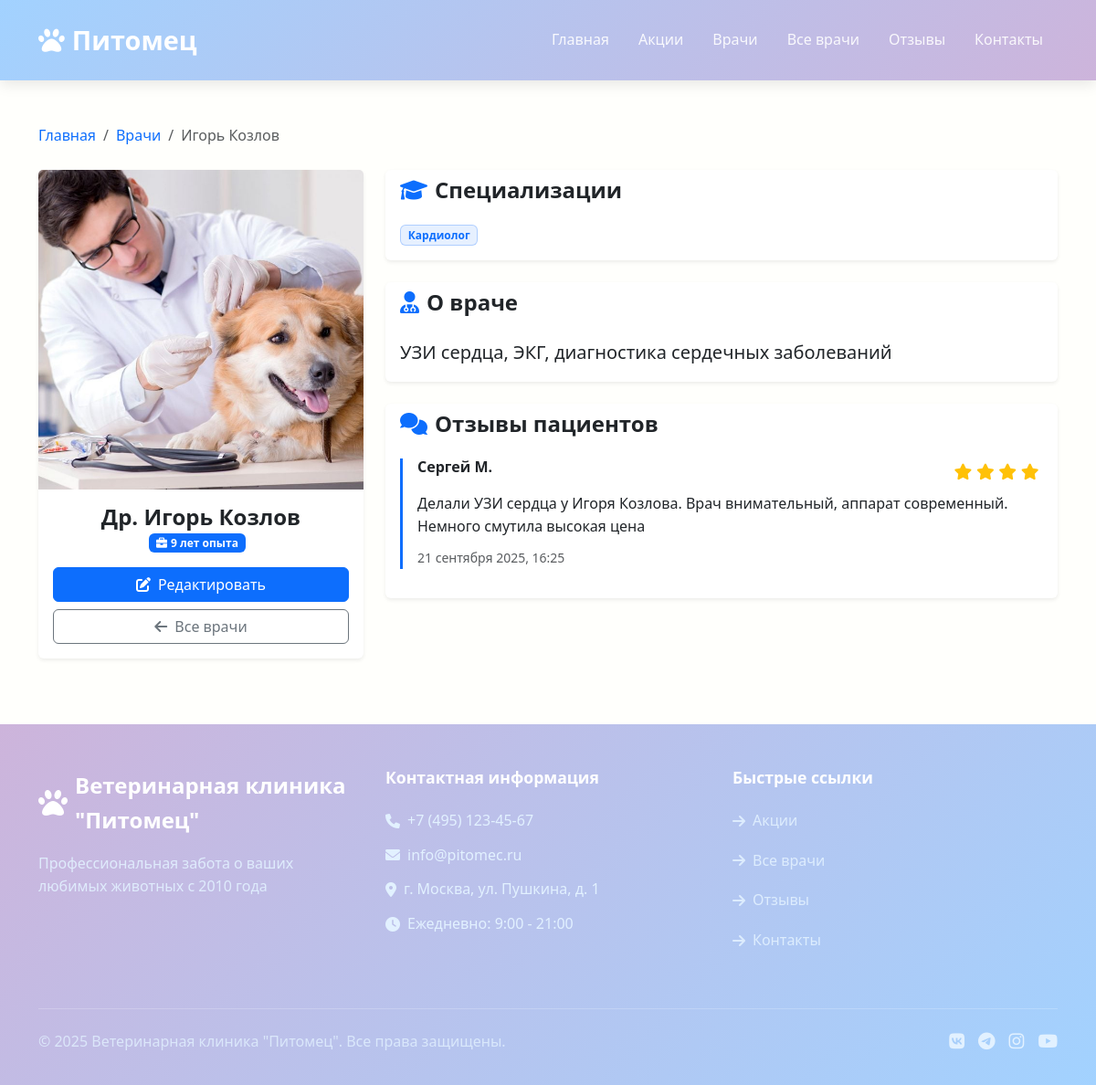
/doctor/6/, run on the app's committed database.
### clinic/models.py (models this page shows, shortened)
class Doctor(models.Model):
    first_name = models.CharField(max_length=100, verbose_name="Имя")
    last_name = models.CharField(max_length=100, verbose_name="Фамилия")
    specializations = models.ManyToManyField(Specialization, verbose_name="Специализации")
    experience = models.PositiveIntegerField(verbose_name="Опыт работы (лет)")
    description = models.TextField(verbose_name="Информация о враче", blank=True)
    photo = models.ImageField(upload_to='doctors/', verbose_name="Фотография", blank=True)
    is_featured = models.BooleanField(default=False, verbose_name="Показывать на главной")
    class Meta:
        verbose_name = "Врач"
        verbose_name_plural = "Врачи"

class Specialization(models.Model):
    name = models.CharField(max_length=100, verbose_name="Название специализации")
    class Meta:
        verbose_name = "Специализация"
        verbose_name_plural = "Специализации"

class Review(models.Model):
    author_name = models.CharField(max_length=100, verbose_name="Имя автора")
    text = models.TextField(verbose_name="Текст отзыва")
    rating = models.PositiveIntegerField(verbose_name="Оценка", choices=((1,1), (2,2), (3,3), (4,4), (5,5))) # Оценка от 1 до 5
    is_approved = models.BooleanField(default=False, verbose_name="Одобрен")
    created_at = models.DateTimeField(auto_now_add=True, verbose_name="Дата создания")
    doctor = models.ForeignKey(
        Doctor,
        on_delete=models.SET_NULL,  # Если врача удалят, отзыв останется, но связь обнулится
        null=True,                  # Разрешаем NULL значения
        blank=True,                 # Поле может быть пустым в формах
        verbose_name="Врач",
        related_name='reviews'      # Важно! Теперь у врача будет врач.reviews.all()
    )
    class Meta:
        verbose_name = "Отзыв"
        verbose_name_plural = "Отзывы"
        ordering = ['-created_at']

### clinic/views.py (the view)
# urls.py: path('doctor/<int:pk>/', views.doctor_detail, name='doctor_detail'),  # Просмотр одного
def doctor_detail(request, pk):
    doctor = get_object_or_404(Doctor, pk=pk)
    reviews = doctor.reviews.filter(is_approved=True)
    return render(request, 'clinic/doctor_detail.html', {'doctor': doctor, 'reviews': reviews})

### clinic/templates/clinic/doctor_detail.html (shortened to what this page needs)
{% extends 'clinic/base.html' %}
{% load static %}
{% block content %}
<div class="container py-5">
    <nav aria-label="breadcrumb" class="mb-4">
        <ol class="breadcrumb">
            <li class="breadcrumb-item"><a href="{% url 'clinic:index' %}" class="text-decoration-none">Главная</a></li>
            <li class="breadcrumb-item"><a href="{% url 'clinic:doctor_list' %}" class="text-decoration-none">Врачи</a></li>
            <li class="breadcrumb-item active" aria-current="page">{{ doctor.first_name }} {{ doctor.last_name }}</li>
        </ol>
    </nav>
    <div class="row">
        <div class="col-lg-4">
            <div class="card border-0 shadow-sm mb-4">
                <img src="{% if doctor.photo %}{{ doctor.photo.url }}{% else %}{% static 'clinic/images/doctor_placeholder.jpg' %}{% endif %}"
                     class="card-img-top"
                     alt="{{ doctor.first_name }} {{ doctor.last_name }}"
                     style="height: 350px; object-fit: cover;">
                <div class="card-body text-center">
                    <h2 class="h4 fw-bold mb-1">Др. {{ doctor.first_name }} {{ doctor.last_name }}</h2>
                    <div class="d-flex justify-content-center align-items-center mb-3">
                        <span class="badge bg-primary me-2">
                            <i class="fas fa-briefcase me-1"></i>{{ doctor.experience }} лет опыта
                        </span>
                    </div>
                    <div class="d-grid gap-2">
                        <a href="{% url 'clinic:doctor_update' doctor.pk %}" class="btn btn-primary">
                            <i class="fas fa-edit me-2"></i>Редактировать
                        </a>
                        <a href="{% url 'clinic:doctor_list' %}" class="btn btn-outline-secondary">
                            <i class="fas fa-arrow-left me-2"></i>Все врачи
                        </a>
                    </div>
                </div>
            </div>
        </div>
        <div class="col-lg-8">
            <div class="card border-0 shadow-sm mb-4">
                <div class="card-header bg-transparent border-0">
                    <h4 class="fw-bold mb-0"><i class="fas fa-graduation-cap me-2 text-primary"></i>Специализации</h4>
                </div>
                <div class="card-body">
                    {% if doctor.specializations.all %}
                    <div class="d-flex flex-wrap gap-2">
                        {% for spec in doctor.specializations.all %}
                        <span class="badge bg-primary bg-opacity-10 text-primary border border-primary border-opacity-25">
                            {{ spec.name }}
                        </span>
                        {% endfor %}
                    </div>
                    {% else %}
                    <p class="text-muted mb-0">Специализации не указаны</p>
                    {% endif %}
                </div>
            </div>
            <div class="card border-0 shadow-sm mb-4">
                <div class="card-header bg-transparent border-0">
                    <h4 class="fw-bold mb-0"><i class="fas fa-user-md me-2 text-primary"></i>О враче</h4>
                </div>
                <div class="card-body">
                    <p class="lead mb-0">{{ doctor.description|linebreaksbr|default:"Описание отсутствует" }}</p>
                </div>
            </div>
            <div class="card border-0 shadow-sm">
                <div class="card-header bg-transparent border-0">
                    <h4 class="fw-bold mb-0"><i class="fas fa-comments me-2 text-primary"></i>Отзывы пациентов</h4>
                </div>
                <div class="card-body">
                    {% for review in reviews %}
                    <div class="border-start border-3 border-primary ps-3 mb-3">
                        <div class="d-flex justify-content-between align-items-start mb-2">
                            <h6 class="fw-bold mb-0">{{ review.author_name }}</h6>
                            <div class="star-rating text-warning">
                                {% for i in "12345" %}
                                <i class="fas fa-star{% if forloop.counter > review.rating %}-o opacity-25{% endif %}"></i>
                                {% endfor %}
                            </div>
                        </div>
                        <p class="mb-2">{{ review.text }}</p>
                        <small class="text-muted">{{ review.created_at|date:"d E Y, H:i" }}</small>
                    </div>
                    {% empty %}
                    <div class="text-center py-4">
                        <i class="fas fa-comment-slash fa-2x text-muted mb-3"></i>
                        <p class="text-muted mb-0">Отзывов пока нет</p>
                    </div>
                    {% endfor %}
                </div>
            </div>
        </div>
    </div>
</div>
{% endblock %}

### clinic/static/clinic/css/style.css (style rules this page uses)
:root { --pastel-primary: #a2d2ff; --pastel-secondary: #ffafcc; --pastel-accent: #cdb4db; --pastel-success: #9bf6ff; --pastel-light: #fdffb6; --pastel-background: #fffffc; --pastel-text: #4a4e69; --footer-text: #ffffff; --footer-link: #e2f1ff; }
body { background-color: var(--pastel-background); color: var(--pastel-text); font-family: 'Segoe UI', Tahoma, Geneva, Verdana, sans-serif; line-height: 1.6; }
html { scroll-behavior: smooth; scroll-padding-top: 80px; }
.star-rating { color: #ffd166; font-size: 1.1rem; }
.card-img-top { transition: transform 0.3s ease; }
html, body { height: 100%; }
body { display: flex; flex-direction: column; }

### data on the page
Doctor: first_name "Игорь", last_name "Козлов", photo+first_name+last_name (picture), experience "9", description "УЗИ сердца, ЭКГ, диагностика сердечных заболеваний"
Specialization: name "Кардиолог"
Review: author_name "Сергей М.", rating 4 (drawn), text "Делали УЗИ сердца у Игоря Козлова. Врач внимательный, аппарат современный. Немного смутила высокая цена", created_at "21 сентября 2025, 16:25"
